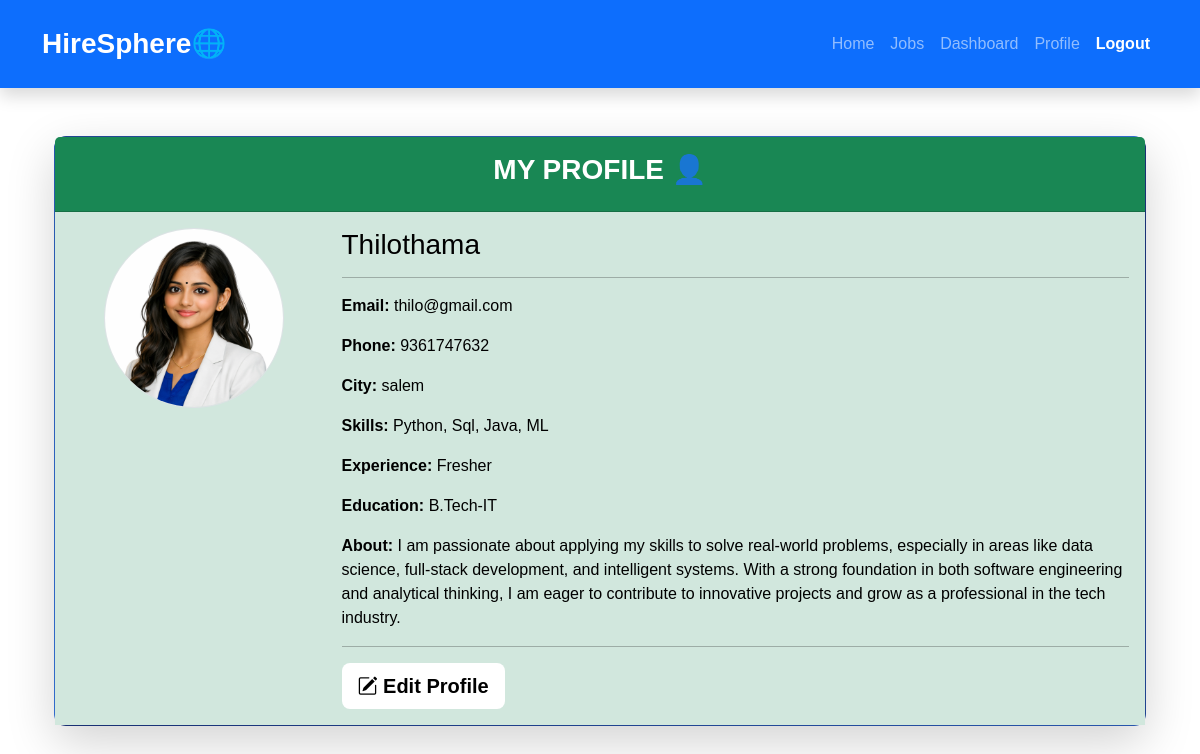
The page /profile (signed in) on the database its author committed.
### week_05/models.py (models this page shows)
class User(UserMixin, db.Model):
    __tablename__ = "user"
    id = db.Column(db.Integer, primary_key=True)
    name = db.Column(db.String(100), nullable=False)
    email = db.Column(db.String(120), unique=True, nullable=False)
    password = db.Column(db.String(200), nullable=False)
    role = db.Column(db.String(20), nullable=False)
    phone = db.Column(db.String(20))
    city = db.Column(db.String(100))
    skills = db.Column(db.Text)
    experience = db.Column(db.String(100))
    education = db.Column(db.String(100))
    about = db.Column(db.Text)
    profile_pic = db.Column(db.String(100))
    resume = db.Column(db.String(100))
    created = db.Column(db.DateTime, default=datetime.utcnow)
    company_logo = db.Column(db.String(150))
    company_name = db.Column(db.String(150))
    company_website = db.Column(db.String(150))
    industry = db.Column(db.String(100))
    company_size = db.Column(db.String(100))
    founded = db.Column(db.String(20))
    company_about = db.Column(db.Text)
    company_location = db.Column(db.String(150))
    jobs = db.relationship(
        "Job",
        backref="employer",
        lazy=True,
        cascade="all, delete-orphan"
    )
    applications = db.relationship(
        "Application",
        backref="candidate",
        lazy=True,
        cascade="all, delete-orphan"
    )

### week_05/routes.py (the view, shortened to what this page needs)
@main.route("/profile", methods=["GET"])
@login_required
def profile():
    if current_user.role != "Candidate":
        flash("Access denied.", "danger")
        return redirect(url_for("main.home"))
    form = ProfileForm(obj=current_user)
    return render_template("candidate/profile.html", form=form)

### week_05/models.py (called while the page is built)
@login_manager.user_loader
def load_user(user_id):
    return db.session.get(User, int(user_id))

### week_05/templates/candidate/profile.html
{% extends "base.html" %}
{% block content %}
<div class="container mt-5">
    <div class="card shadow-lg">
        <div class="card-header bg-success text-white p-3 text-center">
            <h3 class="fw-bold text-uppercase">My Profile 👤</h3>
        </div>
        <div class="card-body bg-success-subtle text-black border-25">
            <div class="row">
                <div class="col-md-3 text-center">
                    {% if current_user.profile_pic %}
                        <img src="{{ url_for('static', filename='uploads/profiles/' + current_user.profile_pic) }}"
                             class="img-fluid rounded-circle border"
                             width="180"
                             height="180">
                    {% else %}
                        <img src="{{ url_for('static', filename='images/default_profile.png') }}"
                             class="img-fluid rounded-circle border"
                             width="180"
                             height="180">
                    {% endif %}
                </div>
                <div class="col-md-9">
                    <h3>{{ current_user.name }}</h3>
                    <hr>
                    <p><strong>Email:</strong> {{ current_user.email }}</p>
                    <p><strong>Phone:</strong> {{ current_user.phone or "Not Added" }}</p>
                    <p><strong>City:</strong> {{ current_user.city or "Not Added" }}</p>
                    <p><strong>Skills:</strong> {{ current_user.skills or "Not Added" }}</p>
                    <p><strong>Experience:</strong> {{ current_user.experience or "Not Added" }}</p>
                    <p><strong>Education:</strong> {{ current_user.education or "Not Added" }}</p>
                    <p><strong>About:</strong> {{ current_user.about or "Not Added" }}</p>
                    <hr>
                    <a href="{{ url_for('main.edit_profile') }}"
                        class="btn btn-primary btn-lg">
                        <i class="bi bi-pencil-square"></i>
                        Edit Profile
                    </a>
                </div>
            </div>
        </div>
    </div>
</div>
{% endblock %}

### week_05/static/css/style.css (style rules this page uses)
html, body { min-height: 100%; }
body { background: transparent; font-family:Poppins,sans-serif; }
.btn-primary { background:#0A66C2; border:none; }
.card { border-radius: 12px; transition: transform 0.3s ease, box-shadow 0.3s ease; }
.card:nth-of-type(1) { background: linear-gradient(135deg, #1E3A8A, #3B82F6); color: #fff; }
.card .btn { border-radius: 8px; font-weight: 600; }
.card .btn-primary { background: #fff; color: #000; border: none; }

### rows shown on the page
User: profile_pic (picture), name "Thilothama", email "thilo@gmail.com", phone "9361747632", city "salem", skills "Python, Sql, Java, ML", experience "Fresher", education "B.Tech-IT", about "I am passionate about applying my skills to solve real‑world problems, especially in areas like data science, full‑stack development, and intelligent systems. With a strong foundation in both software engineering and analytical thinking, I am eager to contribute to innovative projects and grow as a professional in the tech industry."
